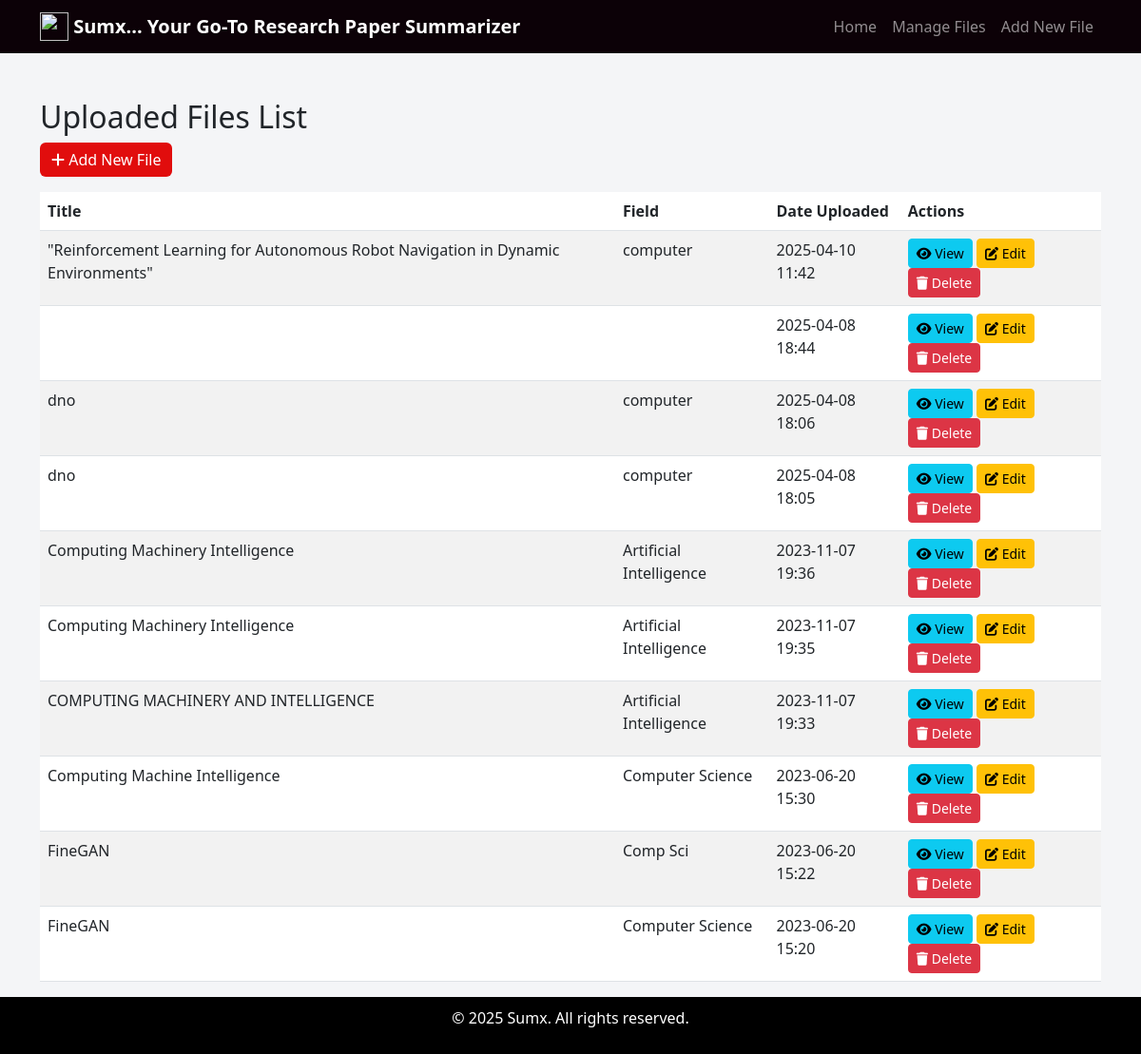
The app's page /submissions/ with its own data.
### summarize/models.py (models this page shows, shortened)
class Submission(models.Model):
    title = models.TextField(max_length=100)
    field = models.CharField(max_length=50)
    paper = models.FileField(upload_to='papers/', null=True, validators=[FileExtensionValidator(['pdf'])])
    summary = models.TextField(max_length=1000, blank=True, editable=False)
    date = models.DateTimeField(default=timezone.now, editable=False)

### summarize/views.py (the view)
# urls.py: path('submissions/', views.submission_list, name='submission_list'),
def submission_list(request):
    submissions = Submission.objects.all().order_by('-date')
    return render(request, 'submission_list.html', {'submissions': submissions})

### summarize/templates/submission_list.html
{% extends "base.html" %}
{% block content %}
<div class="container mt-4">
    <h2>Uploaded Files List</h2>
    <a href="{% url 'submission_create' %}" class="btn btn-primary mb-3">
        <i class="fas fa-plus"></i> Add New File
    </a>
    <table class="table table-striped">
        <thead>
            <tr>
                <th>Title</th>
                <th>Field</th>
                <th>Date Uploaded</th>
                <th>Actions</th>
            </tr>
        </thead>
        <tbody>
            {% for submission in submissions %}
            <tr>
                <td>{{ submission.title }}</td>
                <td>{{ submission.field }}</td>
                <td>{{ submission.date|date:"Y-m-d H:i" }}</td>
                <td>
                    <a href="{% url 'submission_detail' pk=submission.pk %}" class="btn btn-info btn-sm">
                        <i class="fas fa-eye"></i> View
                    </a>
                    <a href="{% url 'submission_edit' pk=submission.pk %}" class="btn btn-warning btn-sm">
                        <i class="fas fa-edit"></i> Edit
                    </a>
                    <a href="{% url 'submission_delete' pk=submission.pk %}" class="btn btn-danger btn-sm">
                        <i class="fas fa-trash"></i> Delete
                    </a>
                </td>
            </tr>
            {% empty %}
            <tr>
                <td colspan="4" class="text-center">No files added yet.</td>
            </tr>
            {% endfor %}
        </tbody>
    </table>
</div>
{% endblock %}

### summarize/templates/base.html (shortened to what this page needs)
<!doctype html>
<html lang="en" dir="ltr">
<head>
    <link href="https://cdn.jsdelivr.net/npm/bootstrap@5.3.0/dist/css/bootstrap.min.css" rel="stylesheet">
    <link rel="stylesheet" href="https://cdnjs.cloudflare.com/ajax/libs/font-awesome/6.0.0/css/all.min.css">
</head>
<body>
    <header>
        <nav class="navbar navbar-expand-lg navbar-dark">
            <div class="container">
                <a class="navbar-brand" href="{% url 'home' %}">
                    {% load static %}
                    <img src="{% static 'images/summary-icon.png' %}" width="30" height="30" class="d-inline-block align-top" alt="">
                    <strong class="text-white">Sumx... Your Go-To Research Paper Summarizer</strong>
                </a>
                <div class="collapse navbar-collapse" id="navbarNav">
                    <ul class="navbar-nav ms-auto">
                        <li class="nav-item">
                            <a class="nav-link" href="{% url 'home' %}">Home</a>
                        </li>
                        <li class="nav-item">
                            <a class="nav-link" href="{% url 'submission_list' %}">Manage Files</a>
                        </li>
                        <li class="nav-item">
                            <a class="nav-link" href="{% url 'submission_create' %}">Add New File</a>
                        </li>
                    </ul>
                </div>
            </div>
        </nav>
    </header>
    {% block content %}{% endblock %}
    <footer>
        <p>&copy; 2025 Sumx. All rights reserved.</p>
    </footer>
</body>
</html>

### summarize/templates/base.html (style rules this page uses)
body { background-color: #f4f5f7; display: flex; flex-direction: column; min-height: 100vh; }
.navbar { background-color: #0c0107; }
.btn-primary { background-color: #e10d0d; border: none; }
footer { background-color: #000000; color: white; text-align: center; padding: 10px 0; margin-top: auto; width: 100%; }

### records on screen
Submission: title "\"Reinforcement Learning for Autonomous Robot Navigation in Dynamic Environments\"", field "computer", date "2025-04-10 11:42"
Submission: date "2025-04-08 18:44"
Submission: title "dno", field "computer", date "2025-04-08 18:06"
Submission: title "dno", field "computer", date "2025-04-08 18:05"
Submission: title "Computing Machinery Intelligence", field "Artificial Intelligence", date "2023-11-07 19:36"
Submission: title "Computing Machinery Intelligence", field "Artificial Intelligence", date "2023-11-07 19:35"
Submission: title "COMPUTING MACHINERY AND INTELLIGENCE", field "Artificial Intelligence", date "2023-11-07 19:33"
Submission: title "Computing Machine Intelligence", field "Computer Science", date "2023-06-20 15:30"
Submission: title "FineGAN", field "Comp Sci", date "2023-06-20 15:22"
Submission: title "FineGAN", field "Computer Science", date "2023-06-20 15:20"
